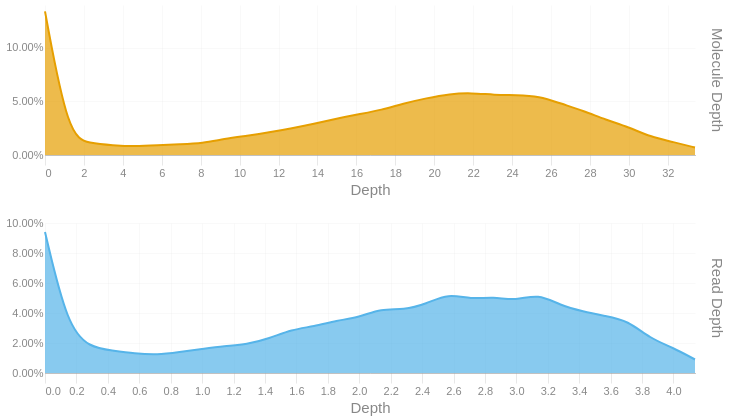

The cell this chart's notebook holds for it:
### Code cell
readdep = depth_hist(tb['Read Depth'], q99, 3)
readdep = readdep.with_columns(pl.lit('Read Depth').alias('Metric'))
if not SKIPLR:
    moldep = depth_hist(tb['Molecule Depth'], mol_q99, 1)
    moldep = moldep.with_columns(pl.lit('Molecule Depth').alias('Metric'))
    _hist = pl.concat([readdep, moldep])
    _hist = _hist.filter(pl.col('Proportion') != 0)
    with SafeRender(_hist):
        (
            alt.Chart(_hist)        
            .mark_area(interpolate = "basis")
            .encode(
                x=alt.X('Bin:Q').scale(domainMin=0).axis(alt.Axis(title='Depth')),
                y = alt.Y('Proportion:Q', title = None).axis(format = '.2%'),
                color = alt.Color('Metric:N').legend(None),
                row = alt.Row("Metric:N").header(title = None, labelOrient = 'right'),
                tooltip = [
                    alt.Tooltip("Metric:N", title = "Metric"),
                    alt.Tooltip('Interval:N', title = "Depth Interval"),
                    alt.Tooltip('Proportion:Q', title = "% Alignments").format('.2%')
                ]
            )
            .resolve_scale(x='independent', y='independent')
            .properties(
                height = 150, width = 650,
                usermeta={'embedOptions': {'downloadFileName': f'{samplename}.depth.hist'}}
            )
        ).display()
else:
    readdep = readdep.filter(pl.col('Proportion') != 0)
    with SafeRender(readdep):
        (
            alt.Chart(readdep)        
            .mark_area(interpolate = "basis")
            .encode(
                x=alt.X('Bin:Q').scale(domainMin=0).axis(alt.Axis(title='Depth')),
                y = alt.Y('Proportion:Q', title = None).axis(format = '.2%'),
                tooltip = [
                    alt.Tooltip('Interval:N', title = "Depth Interval"),
                    alt.Tooltip('Proportion:Q', title = "% Alignments").format('.2%')
                ]
            )
            .properties(
                usermeta={'embedOptions': {'downloadFileName': f'{samplename}.depth.hist'}}
            )
        ).display()

### Figure 1 — Vega-Lite specification as saved in the notebook (floating-point values rounded to 4 significant figures)
{"width": 650, "height": 150, "config": {"title": {"anchor": "start", "dy": -15, "fontSize": 18, "color": "#888888", "subtitleColor": "#888888", "subtitleFontSize": 14}, "arc": {"fill": "#0072B2"}, "axis": {"domainColor": "#888888", "domainWidth": 0.5, "gridWidth": 0.2, "grid": false, "titleFontWeight": 400, "titleFontSize": 15, "labelFontSize": 11, "labelColor": "#888888", "tickColor": "#888888", "tickWidth": 0.2, "titleColor": "#888888"}, "axisBand": {"grid": false}, "axisX": {"grid": true, "tickSize": 10, "domainCap": "round"}, "axisY": {"domain": false, "grid": true, "tickSize": 0, "domainCap": "round"}, "background": "transparent", "header": {"labelFontSize": 15, "labelColor": "#888888", "titleFontSize": 15, "titleFontWeight": 600, "titleColor": "#888888"}, "legend": {"labelFont": "sans-serif", "labelFontSize": 12, "labelColor": "#888888", "symbolSize": 100, "symbolType": "circle", "titleFontSize": 12, "titlePadding": 10, "titleColor": "#888888", "title": null}, "range": {"category": ["#E69F00", "#56B4E9", "#009E73", "#F0E442", "#0072B2", "#D55E00", "#CC79A7", "#000000"], "diverging": ["#cfe8f3", "#a2d4ec", "#73bfe2", "#46abdb", "#1696d2", "#12719e"]}, "area": {"fill": "#0072B2", "fillOpacity": 0.7, "line": true, "strokeOpacity": 0.7}, "line": {"color": "#0072B2", "stroke": "#0072B2", "strokeWidth": 2}, "trail": {"color": "#0072B2", "stroke": "#0072B2", "strokeWidth": 0, "size": 1}, "point": {"filled": true, "fillOpacity": 1.0, "size": 95}, "text": {"color": "#888888", "fontSize": 11, "align": "right", "fontWeight": 400, "size": 11}, "bar": {"fill": "#0072B2", "stroke": null}, "view": {"stroke": null, "continuousWidth": 660, "continuousHeight": 400}}, "data": {"name": "data-188f085def22eb63428187c31e6012da"}, "mark": {"type": "area", "interpolate": "basis"}, "encoding": {"color": {"field": "Metric", "legend": null, "type": "nominal"}, "row": {"field": "Metric", "header": {"title": null, "labelOrient": "right"}, "type": "nominal"}, "tooltip": [{"field": "Metric", "title": "Metric", "type": "nominal"}, {"field": "Interval", "title": "Depth Interval", "type": "nominal"}, {"field": "Proportion", "format": ".2%", "title": "% Alignments", "type": "quantitative"}], "x": {"axis": {"title": "Depth"}, "field": "Bin", "scale": {"domainMin": 0}, "type": "quantitative"}, "y": {"axis": {"format": ".2%"}, "field": "Proportion", "title": null, "type": "quantitative"}}, "resolve": {"scale": {"x": "independent", "y": "independent"}}, "usermeta": {"embedOptions": {"downloadFileName": "TF26LRJL0086_50B_H_10484332_23Y22YLT4_L7.depth.hist"}}, "$schema": "https://vega.github.io/schema/vega-lite/v6.4.1.json", "datasets": {"data-188f085def22eb63428187c31e6012da": [{"Bin": 0.0, "Interval": "0.0-0.143", "Proportion": 0.094, "Metric": "Read Depth"}, {"Bin": 0.143, "Interval": "0.143-0.285", "Proportion": 0.031, "Metric": "Read Depth"}, {"Bin": 0.285, "Interval": "0.285-0.428", "Proportion": 0.017, "Metric": "Read Depth"}, {"Bin": 0.428, "Interval": "0.428-0.571", "Proportion": 0.015, "Metric": "Read Depth"}, {"Bin": 0.571, "Interval": "0.571-0.713", "Proportion": 0.013, "Metric": "Read Depth"}, {"Bin": 0.713, "Interval": "0.713-0.856", "Proportion": 0.012, "Metric": "Read Depth"}, {"Bin": 0.856, "Interval": "0.856-0.999", "Proportion": 0.014, "Metric": "Read Depth"}, {"Bin": 0.999, "Interval": "0.999-1.141", "Proportion": 0.016, "Metric": "Read Depth"}, {"Bin": 1.141, "Interval": "1.141-1.284", "Proportion": 0.018, "Metric": "Read Depth"}, {"Bin": 1.284, "Interval": "1.284-1.427", "Proportion": 0.019, "Metric": "Read Depth"}, {"Bin": 1.427, "Interval": "1.427-1.569", "Proportion": 0.023, "Metric": "Read Depth"}, {"Bin": 1.569, "Interval": "1.569-1.712", "Proportion": 0.029, "Metric": "Read Depth"}, {"Bin": 1.712, "Interval": "1.712-1.855", "Proportion": 0.031, "Metric": "Read Depth"}, {"Bin": 1.855, "Interval": "1.855-1.997", "Proportion": 0.035, "Metric": "Read Depth"}, {"Bin": 1.997, "Interval": "1.997-2.14", "Proportion": 0.037, "Metric": "Read Depth"}, {"Bin": 2.14, "Interval": "2.14-2.283", "Proportion": 0.043, "Metric": "Read Depth"}, {"Bin": 2.283, "Interval": "2.283-2.425", "Proportion": 0.042, "Metric": "Read Depth"}, {"Bin": 2.425, "Interval": "2.425-2.568", "Proportion": 0.046, "Metric": "Read Depth"}, {"Bin": 2.568, "Interval": "2.568-2.711", "Proportion": 0.053, "Metric": "Read Depth"}, {"Bin": 2.711, "Interval": "2.711-2.853", "Proportion": 0.049, "Metric": "Read Depth"}, {"Bin": 2.853, "Interval": "2.853-2.996", "Proportion": 0.051, "Metric": "Read Depth"}, {"Bin": 2.996, "Interval": "2.996-3.139", "Proportion": 0.048, "Metric": "Read Depth"}, {"Bin": 3.139, "Interval": "3.139-3.281", "Proportion": 0.053, "Metric": "Read Depth"}, {"Bin": 3.281, "Interval": "3.281-3.424", "Proportion": 0.045, "Metric": "Read Depth"}, {"Bin": 3.424, "Interval": "3.424-3.567", "Proportion": 0.041, "Metric": "Read Depth"}, {"Bin": 3.567, "Interval": "3.567-3.709", "Proportion": 0.038, "Metric": "Read Depth"}, {"Bin": 3.709, "Interval": "3.709-3.852", "Proportion": 0.035, "Metric": "Read Depth"}, {"Bin": 3.852, "Interval": "3.852-3.995", "Proportion": 0.023, "Metric": "Read Depth"}, {"Bin": 3.995, "Interval": "3.995-4.137", "Proportion": 0.017, "Metric": "Read Depth"}, {"Bin": 4.137, "Interval": "4.137-4.28", "Proportion": 0.009, "Metric": "Read Depth"}, {"Bin": 0.0, "Interval": "0.0-1.2", "Proportion": 0.134, "Metric": "Molecule Depth"}, {"Bin": 1.2, "Interval": "1.2-2.3", "Proportion": 0.017, "Metric": "Molecule Depth"}, {"Bin": 2.3, "Interval": "2.3-3.5", "Proportion": 0.011, "Metric": "Molecule Depth"}, {"Bin": 3.5, "Interval": "3.5-4.6", "Proportion": 0.009, "Metric": "Molecule Depth"}, {"Bin": 4.6, "Interval": "4.6-5.8", "Proportion": 0.008, "Metric": "Molecule Depth"}, {"Bin": 5.8, "Interval": "5.8-6.9", "Proportion": 0.009, "Metric": "Molecule Depth"}, {"Bin": 6.9, "Interval": "6.9-8.1", "Proportion": 0.01, "Metric": "Molecule Depth"}, {"Bin": 8.1, "Interval": "8.1-9.2", "Proportion": 0.011, "Metric": "Molecule Depth"}, {"Bin": 9.2, "Interval": "9.2-10.4", "Proportion": 0.015, "Metric": "Molecule Depth"}, {"Bin": 10.4, "Interval": "10.4-11.5", "Proportion": 0.018, "Metric": "Molecule Depth"}, {"Bin": 11.5, "Interval": "11.5-12.7", "Proportion": 0.021, "Metric": "Molecule Depth"}, {"Bin": 12.7, "Interval": "12.7-13.8", "Proportion": 0.025, "Metric": "Molecule Depth"}, {"Bin": 13.8, "Interval": "13.8-15.0", "Proportion": 0.029, "Metric": "Molecule Depth"}, {"Bin": 15.0, "Interval": "15.0-16.1", "Proportion": 0.034, "Metric": "Molecule Depth"}, {"Bin": 16.1, "Interval": "16.1-17.3", "Proportion": 0.038, "Metric": "Molecule Depth"}, {"Bin": 17.3, "Interval": "17.3-18.4", "Proportion": 0.042, "Metric": "Molecule Depth"}, {"Bin": 18.4, "Interval": "18.4-19.6", "Proportion": 0.048, "Metric": "Molecule Depth"}, {"Bin": 19.6, "Interval": "19.6-20.8", "Proportion": 0.053, "Metric": "Molecule Depth"}, {"Bin": 20.8, "Interval": "20.8-21.9", "Proportion": 0.057, "Metric": "Molecule Depth"}, {"Bin": 21.9, "Interval": "21.9-23.1", "Proportion": 0.058, "Metric": "Molecule Depth"}, {"Bin": 23.1, "Interval": "23.1-24.2", "Proportion": 0.056, "Metric": "Molecule Depth"}, {"Bin": 24.2, "Interval": "24.2-25.4", "Proportion": 0.056, "Metric": "Molecule Depth"}, {"Bin": 25.4, "Interval": "25.4-26.5", "Proportion": 0.055, "Metric": "Molecule Depth"}, {"Bin": 26.5, "Interval": "26.5-27.7", "Proportion": 0.048, "Metric": "Molecule Depth"}, {"Bin": 27.7, "Interval": "27.7-28.8", "Proportion": 0.041, "Metric": "Molecule Depth"}, {"Bin": 28.8, "Interval": "28.8-30.0", "Proportion": 0.033, "Metric": "Molecule Depth"}, {"Bin": 30.0, "Interval": "30.0-31.1", "Proportion": 0.026, "Metric": "Molecule Depth"}, {"Bin": 31.1, "Interval": "31.1-32.3", "Proportion": 0.017, "Metric": "Molecule Depth"}, {"Bin": 32.3, "Interval": "32.3-33.4", "Proportion": 0.012, "Metric": "Molecule Depth"}, {"Bin": 33.4, "Interval": "33.4-34.59", "Proportion": 0.007, "Metric": "Molecule Depth"}]}}
